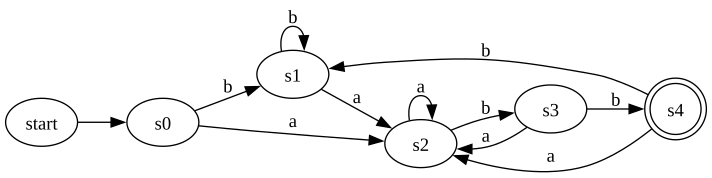

Here is the Python script that generated this plot:
from graph import *
import os


class DFA:
    def __init__(self, nfa):
        # состояния НКА
        self.states = nfa.states

        # начальное состояние НКА
        self.startState = nfa.startState.start
        # финальные состояния НКА
        self.finalStates = nfa.finalStates

        # алфавит
        self.alphabet = nfa.alphabet

        self.startStatesSet = set()
        self.startStates = {nfa.startState.start}

    def current_info(self):
        print(self.alphabet)
        print(self.states)
        # print(self.numberOfStates)
        print(self.startState)
        print(self.startStates)
        for state in self.finalStates:
            print(state)

    def dfa_build(self):
        print("~~~ BUILDING DFA ~~~")

        # вычислим eps-замыкание для начального состояния
        epsilon_closure = list(self.define_closure(self.startState))

        # инициализация списка объединённых состояний
        # в пустой список добавляем множество epsilon_closure
        union_states = [set(epsilon_closure)]

        index = 0
        new_transitions = []

        while index < len(union_states):
            print(f"\n< Index: {index} >")

            union = " "
            for uni in union_states[index]:
                union += str(uni) + " "

            print(f"DFA 's{index}' equals NFA: {{{union}}}")

            # создание нового перехода для каждого символа алфавита
            # создаём словарь, где ключам (символам алфавита) сопоставляются пустые строки
            new_transition = {char: [] for char in self.alphabet}

            # вычисление eps-замыкания текущего состояния из union_states[index]
            epsilon_closure = list(union_states[index])

            # для каждого перехода в текущем состоянии проверим наличие переходов
            # для каждого символа алфавита
            print("~~~")
            for i in range(len(epsilon_closure)):
                # char -- ключ, value -- значение
                for char, value in epsilon_closure[i].transitions.items():
                    new_transition[char].append(value)
                    print(f"(from {epsilon_closure[i]}) By '{char}' can reach {value} ")

            print("~~~")
            for char, value in new_transition.items():
                print(f"Trans by '{char}':")
                if len(value) == 0:
                    continue

                new_state = []

                for i in range(len(value)):
                    epsilon_closure = list(self.define_closure(value[i]))
                    new_state.extend(epsilon_closure)

                new_transition[char] = new_state

                if set(new_state) not in union_states:
                    # добавляем в union_states множество new_states
                    union_states.append(set(new_state))

                    str_new_state = " "
                    for state in set(new_state):
                        str_new_state += str(state) + " "
                    print(f"In union_states for '{char}' append: {{{str_new_state}}}")
                else:
                    print(f"Already in union_states for '{char}'")
                print("~~~")

            new_transitions.append(new_transition)
            print(f"<<for s{index} in DFA>> there are transitions:")

            for key, value in new_transition.items():
                print(f"By {key}:")
                states = " "
                for state in value:
                    states += str(state) + " "
                print(f"{{{states}}}")

            index += 1

        print("\n~ RESULTS ~")
        result_states = [State("s" + str(i)) for i in range(len(union_states))]

        result = " "
        for state in result_states:
            result += str(state) + " "
        print(f"States of DFA: {{{result}}}\n")

        # correct extreme states
        for i in range(len(union_states)):
            # если множества finalStates и union_states пересекаются
            if not self.finalStates.isdisjoint(union_states[i]):
                result_states[i].isEnd = True
                print(f"{result_states[i]} added to final states")
            # если множества startStates и union_states пересекаются
            if not self.startStates.isdisjoint(union_states[i]):
                result_states[i].isStart = True
                print(f"{result_states[i]} added to start states")

        # define transitions
        print(f"\n~ Transitions of DFA ~")
        txt_file = open("dfa.txt", "w")

        gv_file = open("dfa.gv", "w")
        gv_file.write("digraph G {\nrankdir = LR;\n")

        for i in range(len(new_transitions)):
            for char, union_state in new_transitions[i].items():
                if len(union_state) == 0:
                    continue

                index_of_state = union_states.index(set(union_state))
                result_states[i].transitions[char] = result_states[index_of_state]
                print(f"{result_states[i]} ---{char}---> {result_states[index_of_state]}")
                txt_file.write(f"{result_states[i]} ---{char}---> {result_states[index_of_state]}\n")
                gv_file.write('\t"' + str(result_states[i]) + '"' + " -> " + '"' + str(result_states[index_of_state]) +
                              '"[label="' + str(char) + '"];\n')

        # define start states
        for i in range(len(result_states)):
            if result_states[i].isStart:
                self.startStatesSet.add(result_states[i])

        start_states = " "
        for state in self.startStatesSet:
            start_states += str(state) + " "
            txt_file.write(f"\nStart state: {state}\n")
            gv_file.write(f'\t"start" -> "{str(state)}"\n')
        print(f"\nStart states: {start_states}")

        final_states = " "

        for i in range(len(result_states)):
            if result_states[i].isEnd:
                self.finalStates.add(result_states[i])
                final_states += str(result_states[i]) + " "
                gv_file.write(f'\t"{str(result_states[i])}" [shape="doublecircle"];\n')
        print(f"Final states: {final_states}")
        txt_file.write(f"Final states:{final_states}")

        gv_file.write("}\n")
        gv_file.close()

        txt_file.close()

        os.system("dot -Tsvg dfa.gv -o dfa.svg")
        os.system("explorer dfa.svg")

    # определение eps-замыкания для данного состояния
    def define_closure(self, state):
        epsilon_closure = set()
        self.define_closure_recursive(state, epsilon_closure)

        eps_clos = " "
        for epsilon in epsilon_closure:
            eps_clos += str(epsilon) + " "
        print(f"Eps-closure for state {state}: {{{eps_clos}}}")

        return epsilon_closure

    # рекурсивное вычисление eps-замыкания для данного состояния
    def define_closure_recursive(self, state, epsilon_closure):
        if state in epsilon_closure:
            return

        epsilon_closure.add(state)

        for eps in state.epsilon:
            self.define_closure_recursive(eps, epsilon_closure)

    # минимизация ДКА по алгоритму Бржозовского
    def dfa_minimize(self):
        print("\n~~~ MINIMIZE DFA ~~~")
        print("~ First reverse ~")
        # inv -- словарь для хранения инвертированных переходов по состояниям
        # states -- все состояния
        inv_trans, all_states = self.first_reverse()

        new_start, not_start = self.get_states_role(all_states)
        reverse_states = [new_start, not_start]

        print("\n~ First determine ~")
        for i in range(len(reverse_states)):
            print(f"< reverse_states[{i}]: >")
            for state in reverse_states[i]:
                print(f"<<< {state}")

        queue, determ_states = self.first_determine(reverse_states)

        print("\n~ Second reverse ~")
        self.second_reverse(reverse_states, inv_trans, queue, determ_states)

        print("\n~ Second determine ~")
        self.second_determine(reverse_states, inv_trans)

    def first_reverse(self):
        # словарь для хранения инвертированного отображения состояний
        inv = {}

        current_states = self.startStatesSet

        # пустое мн-во для отслеживания уже посещённых состояний
        used_states = set()

        # пока current_states не станут пустыми
        while current_states != set():
            next_states = set()
            print("*****")
            for state in current_states:
                used_states.add(state)
                print(f"* {state} added in used_states")
                print("*****")

                for char in state.transitions.keys():
                    trans_state = state.transitions[char]

                    if trans_state not in inv:
                        inv[trans_state] = {char: [] for char in self.alphabet}

                    inv[trans_state][char].append(state)
                    print("Inverse:")
                    print(f"{state} <---{char}--- {trans_state}")

                    if trans_state not in used_states:
                        print(f"{trans_state} not in used_states yet")
                        next_states.add(trans_state)
                        print(f"{trans_state} added in next_states")
                print("*****")

            current_states = next_states

        return inv, list(used_states)

    # разбиение состояний на финальные и не финальные
    def get_states_role(self, used_states):
        new_start = set()
        not_start = set()

        for state in used_states:
            if state.isEnd:
                new_start.add(state)
            else:
                not_start.add(state)

        start_str = " "
        for state in new_start:
            start_str += str(state) + " "
        print(f"New start states: {{{start_str}}}")

        not_start_str = " "
        for state in not_start:
            not_start_str += str(state) + " "
        print(f"Not start states: {{{not_start_str}}}")

        return new_start, not_start

    # построение очереди и словаря, отображающего состояния в их эквивалентные классы
    def first_determine(self, reverse_states):
        queue = []

        # словарь для отображения состояний в соответствующие им эквивалентные классы
        determ_states = {}

        for i in range(len(reverse_states)):
            print(f"< Class {i} >")
            for char in self.alphabet:
                # создание очереди для символов алфавита
                queue.append([i, char])

            for state in reverse_states[i]:
                determ_states[state] = i
                print(f"determ_states[{state}] = {i}")

        print(f"\nQueue [№ of class, char]: {queue}")

        return queue, determ_states

    # обратное объединение эквивалентных классов состояний
    def second_reverse(self, reverse_states, inv_trans, queue, determ_states):
        print("Before second reverse:")
        for st in reverse_states:
            print("{" + ", ".join(str(item) for item in st) + "}")

        print("~~~")

        while len(queue) > 0:
            state_class, char = queue.pop()

            involved = {}

            for state in reverse_states[state_class]:
                if state not in inv_trans:
                    continue

                for st in inv_trans[state][char]:
                    # получаем номер класса состояния st
                    i = determ_states[st]

                    if i not in involved:
                        # устанавливаем пустое мн-во для класса i
                        involved[i] = set()

                    involved[i].add(st)

            # reverse переходов состояний
            for i in involved:
                if len(list(involved[i])) < len(list(reverse_states[i])):
                    # добавляем в reverse_states пустое мн-во
                    reverse_states.append(set())
                    j = len(reverse_states) - 1

                    for r_state in involved[i]:
                        reverse_states[i].remove(r_state)
                        reverse_states[j].add(r_state)
                        print(f"RS : {r_state} in class {j}")
                    print("~~~")

                    if len(list(reverse_states[j])) > len(list(reverse_states[i])):
                        reverse_states[j], reverse_states[i] = reverse_states[i], reverse_states[j]

                    for r_state in reverse_states[j]:
                        determ_states[r_state] = j
                        print(f"DS : {r_state} in class {j}")
                    print("~~~")

                    for char in self.alphabet:
                        queue.append([j, char])
                        print(f"In queue append [{j}, {char}]")
                    print("~~~")

        print("\nAfter second reverse:")
        for st in reverse_states:
            print("{" + ", ".join(str(item) for item in st) + "}")

        for idx in determ_states.keys():
            print(f"State {idx} in class {determ_states[idx]}")

    # определение эквивалентных состояний и уменьшение числа состояний в автомате
    def second_determine(self, reverse_states, inv_trans):
        for i in range(len(reverse_states)):
            print(f"< Class {i} >")
            similar_states = list(reverse_states[i])
            for state in similar_states:
                print(state)

            if len(similar_states) <= 1:
                print(f"In class {i} only 1 element\n")
                continue

            keep_state = similar_states[0]

            for q in similar_states:
                # если q и начало, и конец одновременно
                if q.isStart and q.isEnd:
                    keep_state = q
                    print(f"{q} is start and end\n")
                    break

                # q или начало, или конец
                if q.isStart or q.isEnd:
                    keep_state = q
                    if q.isStart:
                        print(f"{q} is start\n")
                    if q.isEnd:
                        print(f"{q} is end\n")

            for q in similar_states:
                # если q это keep_state -- пропускаем
                if q == keep_state:
                    continue

                for char in inv_trans[q]:
                    for st in inv_trans[q][char]:
                        st.transitions[char] = keep_state
                        print(f"Remove {st} ---{char}---> {q}")

                        if st == q:
                            print(f"Add {keep_state} ---{char}---> {keep_state}\n")
                        else:
                            print(f"Add {st} ---{char}---> {keep_state}\n")

    def output_dfa(self):
        txt_file = open("miniDfa.txt", "w")

        gv_file = open("miniDfa.gv", "w")
        gv_file.write("digraph G {\nrankdir = LR;\n")

        cur_states = self.startStatesSet
        used_states = set()
        while cur_states != set():
            next_states = set()

            for state in cur_states:
                used_states.add(state)
                for key, value in state.transitions.items():
                    txt_file.write(f"{str(state)} ---{str(key)}---> {str(value)}\n")
                    gv_file.write('\t"' + str(state) + '"' + " -> " + '"' + str(value) + '"[label="' + str(key) + '"];\n')
                    if value not in used_states:
                        next_states.add(value)
            cur_states = next_states

        for state in used_states:
            if state.isStart:
                gv_file.write(f'\t"start" -> "{str(state)}"\n')

        for state in used_states:
            if state.isEnd:
                gv_file.write(f'\t"{str(state)}" [shape="doublecircle"];\n')

        gv_file.write("}\n")
        gv_file.close()

        txt_file.close()

        os.system("dot -Tsvg miniDfa.gv -o miniDfa.svg")
        os.system("explorer miniDfa.svg")

    def modeling(self, string):
        print(f"\n~~~ MODELING FA FOR {string} ~~~")
        current_state = self.startStatesSet

        start_str = ""
        for st in current_state:
            start_str += str(st) + " "

        print(f"Now you are in {start_str}\n")

        for symbol in string:
            next_states = set()

            for state in current_state:
                if symbol in state.transitions.keys():
                    print(f">> You can move by {symbol} from {state}")
                    next_states.add(state.transitions[symbol])

                    ns_str = " "
                    for st in next_states:
                        ns_str += str(st) + " "
                    print(f"   Next state: {ns_str}\n")

            current_state = next_states

        for state in current_state:
            if state.isEnd:
                print("Current state is final")
                print(f"[ Successful operation ^^ ]")
                return True

            print("Current state isn't final")
            print(f"[ Failed.. ]")
            return False
